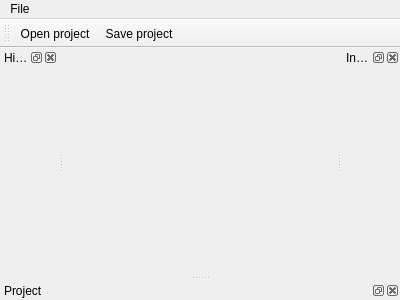
<?xml version="1.0" encoding="UTF-8"?>
<ui version="4.0">
 <class>MainWindow</class>
 <widget class="QMainWindow" name="MainWindow">
  <property name="geometry">
   <rect>
    <x>0</x>
    <y>0</y>
    <width>400</width>
    <height>300</height>
   </rect>
  </property>
  <property name="windowTitle">
   <string>MainWindow</string>
  </property>
  <widget class="QWidget" name="centralWidget">
   <layout class="QGridLayout" name="gridLayout">
    <item row="1" column="0">
     <widget class="CustomWidget" name="widget" native="true"/>
    </item>
   </layout>
  </widget>
  <widget class="QDockWidget" name="dockHierarchy">
   <property name="windowTitle">
    <string>Hierarchy</string>
   </property>
   <attribute name="dockWidgetArea">
    <number>1</number>
   </attribute>
   <widget class="QWidget" name="dockWidgetContents"/>
  </widget>
  <widget class="QDockWidget" name="dockProject">
   <property name="windowTitle">
    <string>Project</string>
   </property>
   <attribute name="dockWidgetArea">
    <number>8</number>
   </attribute>
   <widget class="QWidget" name="dockWidgetContents_2"/>
  </widget>
  <widget class="QDockWidget" name="dockInspector">
   <property name="windowTitle">
    <string>Inspector</string>
   </property>
   <attribute name="dockWidgetArea">
    <number>2</number>
   </attribute>
   <widget class="QWidget" name="dockWidgetContents_3"/>
  </widget>
  <widget class="QMenuBar" name="menuBar">
   <property name="geometry">
    <rect>
     <x>0</x>
     <y>0</y>
     <width>400</width>
     <height>21</height>
    </rect>
   </property>
   <widget class="QMenu" name="menuFile">
    <property name="title">
     <string>File</string>
    </property>
    <addaction name="actionOpenProject"/>
    <addaction name="actionSaveProject"/>
    <addaction name="separator"/>
    <addaction name="actionExit"/>
   </widget>
   <addaction name="menuFile"/>
  </widget>
  <widget class="QToolBar" name="toolBar">
   <property name="enabled">
    <bool>true</bool>
   </property>
   <property name="windowTitle">
    <string>toolBar</string>
   </property>
   <attribute name="toolBarArea">
    <enum>TopToolBarArea</enum>
   </attribute>
   <attribute name="toolBarBreak">
    <bool>true</bool>
   </attribute>
   <addaction name="actionOpenProject"/>
   <addaction name="actionSaveProject"/>
  </widget>
  <action name="actionOpenProject">
   <property name="icon">
    <iconset resource="icons.qrc">
     <normaloff>:/icons/open_file</normaloff>:/icons/open_file</iconset>
   </property>
   <property name="text">
    <string>Open project</string>
   </property>
  </action>
  <action name="actionSaveProject">
   <property name="icon">
    <iconset resource="icons.qrc">
     <normaloff>:/icons/save_file</normaloff>:/icons/save_file</iconset>
   </property>
   <property name="text">
    <string>Save project</string>
   </property>
  </action>
  <action name="actionExit">
   <property name="text">
    <string>Exit</string>
   </property>
  </action>
 </widget>
 <layoutdefault spacing="6" margin="11"/>
 <customwidgets>
  <customwidget>
   <class>CustomWidget</class>
   <extends>QWidget</extends>
   <header>customwidget.h</header>
   <container>1</container>
  </customwidget>
 </customwidgets>
 <resources>
  <include location="icons.qrc"/>
 </resources>
 <connections/>
</ui>
